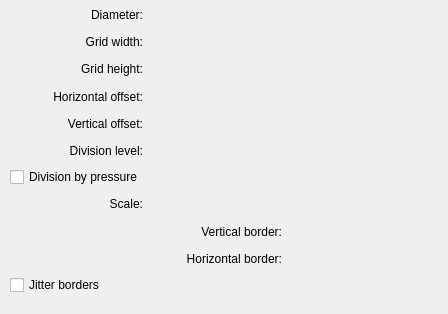
<?xml version="1.0" encoding="UTF-8"?>
<ui version="4.0">
 <author>
    SPDX-FileCopyrightText: none
    SPDX-License-Identifier: GPL-3.0-or-later
  </author>
 <class>WdgGridOptions</class>
 <widget class="QWidget" name="WdgGridOptions">
  <property name="geometry">
   <rect>
    <x>0</x>
    <y>0</y>
    <width>448</width>
    <height>314</height>
   </rect>
  </property>
  <property name="sizePolicy">
   <sizepolicy hsizetype="Preferred" vsizetype="Preferred">
    <horstretch>255</horstretch>
    <verstretch>255</verstretch>
   </sizepolicy>
  </property>
  <property name="minimumSize">
   <size>
    <width>425</width>
    <height>260</height>
   </size>
  </property>
  <widget class="QWidget" name="layoutWidget">
   <property name="geometry">
    <rect>
     <x>10</x>
     <y>4</y>
     <width>411</width>
     <height>291</height>
    </rect>
   </property>
   <layout class="QGridLayout" name="gridLayout">
    <item row="2" column="0">
     <widget class="QLabel" name="label_2">
      <property name="text">
       <string>Grid height:</string>
      </property>
      <property name="alignment">
       <set>Qt::AlignRight|Qt::AlignTrailing|Qt::AlignVCenter</set>
      </property>
     </widget>
    </item>
    <item row="8" column="0" colspan="2">
     <widget class="QLabel" name="label_4">
      <property name="text">
       <string>Vertical border:</string>
      </property>
      <property name="alignment">
       <set>Qt::AlignRight|Qt::AlignTrailing|Qt::AlignVCenter</set>
      </property>
     </widget>
    </item>
    <item row="7" column="1" colspan="2">
     <widget class="KisDoubleSliderSpinBox" name="scaleDSPBox" native="true"/>
    </item>
    <item row="9" column="2">
     <widget class="KisDoubleSliderSpinBox" name="horizBorderDSPBox" native="true"/>
    </item>
    <item row="6" column="0" colspan="3">
     <widget class="QCheckBox" name="divisionPressureCHBox">
      <property name="text">
       <string>Division by pressure</string>
      </property>
     </widget>
    </item>
    <item row="7" column="0">
     <widget class="QLabel" name="label_6">
      <property name="text">
       <string>Scale:</string>
      </property>
      <property name="alignment">
       <set>Qt::AlignRight|Qt::AlignTrailing|Qt::AlignVCenter</set>
      </property>
     </widget>
    </item>
    <item row="5" column="1" colspan="2">
     <widget class="KisSliderSpinBox" name="divisionLevelSPBox" native="true"/>
    </item>
    <item row="0" column="0">
     <widget class="QLabel" name="label_7">
      <property name="text">
       <string>Diameter:</string>
      </property>
      <property name="alignment">
       <set>Qt::AlignRight|Qt::AlignTrailing|Qt::AlignVCenter</set>
      </property>
     </widget>
    </item>
    <item row="9" column="0" colspan="2">
     <widget class="QLabel" name="label_5">
      <property name="text">
       <string>Horizontal border:</string>
      </property>
      <property name="alignment">
       <set>Qt::AlignRight|Qt::AlignTrailing|Qt::AlignVCenter</set>
      </property>
     </widget>
    </item>
    <item row="1" column="0">
     <widget class="QLabel" name="label">
      <property name="text">
       <string>Grid width:</string>
      </property>
      <property name="alignment">
       <set>Qt::AlignRight|Qt::AlignTrailing|Qt::AlignVCenter</set>
      </property>
     </widget>
    </item>
    <item row="1" column="1" colspan="2">
     <widget class="KisSliderSpinBox" name="gridWidthSPBox" native="true"/>
    </item>
    <item row="5" column="0">
     <widget class="QLabel" name="label_3">
      <property name="text">
       <string>Division level:</string>
      </property>
      <property name="alignment">
       <set>Qt::AlignRight|Qt::AlignTrailing|Qt::AlignVCenter</set>
      </property>
     </widget>
    </item>
    <item row="10" column="0" colspan="2">
     <widget class="QCheckBox" name="jitterBorderCHBox">
      <property name="text">
       <string>Jitter borders</string>
      </property>
     </widget>
    </item>
    <item row="2" column="1" colspan="2">
     <widget class="KisSliderSpinBox" name="gridHeightSPBox" native="true"/>
    </item>
    <item row="8" column="2">
     <widget class="KisDoubleSliderSpinBox" name="vertBorderDSPBox" native="true"/>
    </item>
    <item row="0" column="1" colspan="2">
     <widget class="KisSliderSpinBox" name="diameterSPBox" native="true"/>
    </item>
    <item row="3" column="0">
     <widget class="QLabel" name="label_8">
      <property name="text">
       <string>Horizontal offset:</string>
      </property>
      <property name="alignment">
       <set>Qt::AlignRight|Qt::AlignTrailing|Qt::AlignVCenter</set>
      </property>
     </widget>
    </item>
    <item row="3" column="1" colspan="2">
     <widget class="KisDoubleSliderSpinBox" name="horizontalOffsetSPBox" native="true"/>
    </item>
    <item row="4" column="0">
     <widget class="QLabel" name="label_9">
      <property name="text">
       <string>Vertical offset:</string>
      </property>
      <property name="alignment">
       <set>Qt::AlignRight|Qt::AlignTrailing|Qt::AlignVCenter</set>
      </property>
     </widget>
    </item>
    <item row="4" column="1" colspan="2">
     <widget class="KisDoubleSliderSpinBox" name="verticalOffsetSPBox" native="true"/>
    </item>
   </layout>
  </widget>
 </widget>
 <customwidgets>
  <customwidget>
   <class>KisDoubleSliderSpinBox</class>
   <extends>QWidget</extends>
   <header>kis_slider_spin_box.h</header>
   <container>1</container>
  </customwidget>
  <customwidget>
   <class>KisSliderSpinBox</class>
   <extends>QWidget</extends>
   <header>kis_slider_spin_box.h</header>
   <container>1</container>
  </customwidget>
 </customwidgets>
 <resources/>
 <connections/>
</ui>
